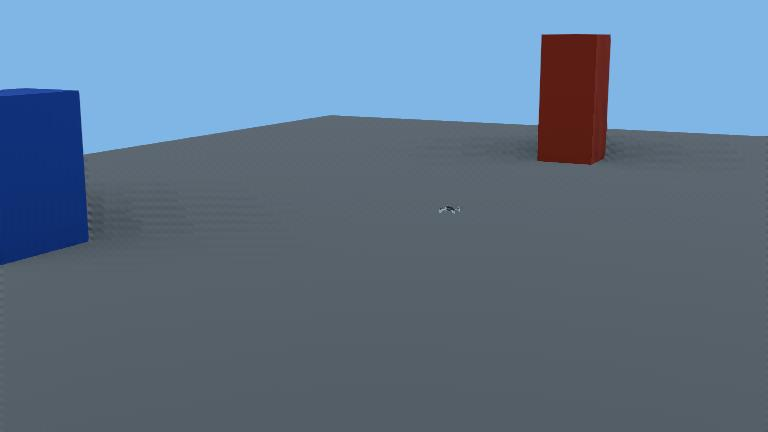
#> input picture VIO_Crazyfile/worlds/.vio_test.jpg, 768 x 432 px; its folder holds only this picture in this run
$ python -i CCN1.py   (imports and definitions only)
#> lines starting #> are read from the running program, lines starting #| are printed output that depends on the picture; after the words box and inside, x2 and y2 are one past the last pixel; in counts of white or black regions, pixels touching at a corner belong together
#> further down, picture is the input picture: shape (432, 768, 3); mean B, G, R 138, 116.4, 95.5
### MyThesis/crazyquad/controllers/CCN1/pid_controller.py
# -*- coding: utf-8 -*-
#
#  ...........       ____  _ __
#  |  ,-^-,  |      / __ )(_) /_______________ _____  ___
#  | (  O  ) |     / __  / / __/ ___/ ___/ __ `/_  / / _ \
#  | / ,..´  |    / /_/ / / /_/ /__/ /  / /_/ / / /_/  __/
#     +.......   /_____/_/\__/\___/_/   \__,_/ /___/\___/
#
#  MIT Licence
#
#  Copyright (C) 2023 Bitcraze AB
#

"""
file: pid_controller.py

A simple PID controller for the Crazyflie
ported from pid_controller.c in the c-based controller of the Crazyflie
in Webots
"""

import numpy as np


class pid_velocity_fixed_height_controller():
    def __init__(self):
        self.past_vx_error = 0.0
        self.past_vy_error = 0.0
        self.past_alt_error = 0.0
        self.past_pitch_error = 0.0
        self.past_roll_error = 0.0
        self.altitude_integrator = 0.0
        self.last_time = 0.0

    # [49 lines left out: function pid, not called in this run]

### MyThesis/crazyquad/controllers/CCN1/CCN1.py
# -*- coding: utf-8 -*-

from controller import Robot
from pid_controller import pid_velocity_fixed_height_controller

from math import cos, sin, sqrt, atan2, isfinite
import csv
import os
import re
import socket

import numpy as np
import cv2


# ============================================================
# FOUR CRAZYFLIE - ROBUST OBSTACLE COURSE
# ============================================================
#
# Coordinate system:
#   +X = forward
#   +Y = left
#   +Z = up
#
# Initial formation:
#   D1 = (0,0)
#   D2 = (0,1)
#   D3 = (1,0)
#   D4 = (1,1)
#
# Order:
#   D3 -> D4 -> D1 -> D2
#
# Mission:
#   1) all drones take off to 1 m
#   2) front row (D3,D4) moves first
#   3) each drone follows a safe slalom around the two columns
#   4) each drone enters Y=0.45
#   5) each drone passes through the gap between the two walls
#   6) each drone reaches its final square position
#   7) all drones land at the common landing time
#
# IMPORTANT DESIGN CHANGE:
#
# Camera + OpenCV are ACTIVE for obstacle detection and timing,
# but are NOT allowed to inject large lateral commands into the
# flight controller.
#
# Range Finder = close-range collision safety.
# GPS         = route tracking.
# IMU/Gyro   = attitude.
# PID         = low-level control.
#
# This avoids the previous failure in which the camera generated
# false/unstable obstacle directions and D3 was driven away from
# its safe planned path.
# ============================================================


# ============================================================
# BASIC SETTINGS
# ============================================================

TIME_STEP = 32

FLYING_ALTITUDE = 1.0
LAND_HEIGHT = 0.05

# Faster than previous versions, but not aggressive.
MAX_HORIZONTAL_SPEED = 0.40

KP_POS = 1.15
KP_YAW = 1.0

SETTLE_TIME = 1.0

ALTITUDE_THRESHOLD = 0.75


# ============================================================
# SEQUENCE
# ============================================================
#
# Because +X is forward, D3/D4 are physically in front.
#
# Event-driven sequence:
#
#   D3 -> FINAL -> D4
#   D4 -> FINAL -> D1
#   D1 -> FINAL -> D2
#   D2 -> FINAL -> all drones LAND
#
# UDP localhost is used only for synchronization between the
# four separate Python controller processes. No Webots
# Emitter/Receiver devices are required.
# ============================================================

START_ORDER = [3, 4, 1, 2]

PREVIOUS_DRONE = {
    3: None,
    4: 3,
    1: 4,
    2: 1,
}

UDP_BASE_PORT = 43100

UDP_HOST = "127.0.0.1"

FINAL_RESEND_PERIOD = 0.40

ALL_FINAL_STABLE_TIME = 0.60

# LAND is deliberately RELAYED for several seconds.
# The previous version sent LAND once and D3 immediately
# stopped broadcasting, so a drone could miss that one UDP
# packet and remain oscillating in FINAL_HOLD forever.
LAND_RELAY_PERIOD = 0.20
LAND_RELAY_DURATION = 4.0

# Small outer-loop position hold at the final formation point.
# This reduces GPS/velocity-induced oscillation while waiting
# for the synchronized landing command.
FINAL_HOLD_KP = 0.75
FINAL_HOLD_MAX_SPEED = 0.06

# Final-point quality gate. A drone must actually settle near its
# assigned landing point before advertising FINAL to the others.
FINAL_POSITION_TOLERANCE = 0.045
FINAL_SPEED_TOLERANCE = 0.08
FINAL_STABLE_TIME = 0.80

# During descent, keep a very small horizontal position-hold command
# so the drone does not drift away from the assigned landing cell.
LAND_HOLD_KP = 0.70
LAND_HOLD_MAX_SPEED = 0.045
LAND_NEAR_GROUND_SPEED = 0.020
LAND_TOUCHDOWN_Z = 0.075
LAND_TOUCHDOWN_HOLD_TIME = 0.25
LAND_XY_TOLERANCE = 0.075
LAND_HORIZONTAL_SPEED_TOLERANCE = 0.07


# ============================================================
# INITIAL POSITIONS
# ============================================================

START_POSITIONS = {
    1: (0.0, 0.0),
    2: (0.0, 1.0),
    3: (1.0, 0.0),
    4: (1.0, 1.0),
}


# ============================================================
# FINAL FORMATION
# ============================================================

FINAL_SHIFT_X = 6.0


# ============================================================
# OBSTACLES
# ============================================================

COLUMN_1_X = 2.0
COLUMN_2_X = 3.0
COLUMN_Y = 0.5
COLUMN_RADIUS = 0.05

WALL_X = 5.0
WALL_1_Y = 0.2
WALL_2_Y = 0.7

WALL_CENTER_Y = 0.45

WALL_ENTRY_X = 4.20
WALL_EXIT_X = 5.80


# ============================================================
# SLALOM CLEARANCE
# ============================================================

# Lower and upper passage lines.
#
# The free path is deliberately away from the 0.1 m diameter
# columns.

LOW_Y = 0.15
HIGH_Y = 0.85


# ============================================================
# RANGE FINDER
# ============================================================

MAX_RANGE = 2.0

FRONT_STOP_DISTANCE = 0.20
FRONT_SLOW_DISTANCE = 0.50

SIDE_CRITICAL_DISTANCE = 0.12


# ============================================================
# CAMERA
# ============================================================

CAMERA_NAME = "camera"

CAMERA_PERIOD = 64

VISION_PERIOD = 0.12

VISION_CONFIRM_FRAMES = 2


# ============================================================
# BLUE VISION
# ============================================================
#
# Obstacles in the supplied scene are blue.
#
# Vision is used for:
#   - detecting a blue obstacle
#   - timestamping first visual detection
#   - logging
#
# Vision is NOT used to create a large lateral command.
#

BLUE_LOW = np.array(
    [90, 55, 40],
    dtype=np.uint8
)

BLUE_HIGH = np.array(
    [135, 255, 255],
    dtype=np.uint8
)

MIN_CONTOUR_AREA = 70


# ============================================================
# ROBOT
# ============================================================

# [1 line that did not run here, left out]

# [1 line that did not run here, left out]

# [1 line that did not run here, left out]

# [4 lines that did not run here, left out]

# [5 lines that did not run here, left out]


# [5 lines not run here, left out]


# [3 lines that did not run here, left out]


# [5 lines that did not run here, left out]

# [1 line that did not run here, left out]


# [7 lines not run here, left out]
# [1 line that did not run here, left out]
# [8 lines not run here, left out]


# ============================================================
# UDP EVENT SYNCHRONIZATION
# ============================================================

# [1 line that did not run here, left out]

# [4 lines that did not run here, left out]

# [11 lines not run here, left out]

received_final = set()
received_land = False

last_final_broadcast = -1.0
last_land_broadcast = -1.0
all_final_seen_since = None

# Time at which LAND was first received/generated locally.
# It is used to relay LAND so late/missed UDP packets are recovered.
land_event_time = None
last_land_relay = -1.0


# [77 lines left out: functions broadcast_event, poll_events, not called in this run]


# [4 lines not run here, left out]


# ============================================================
# MOTORS
# ============================================================

# [1 line that did not run here, left out]
# [1 line that did not run here, left out]
# [1 line that did not run here, left out]
# [1 line that did not run here, left out]


# [16 lines not run here, left out]


# ============================================================
# IMU / GPS / GYRO
# ============================================================

# [3 lines that did not run here, left out]

# [3 lines that did not run here, left out]

# [3 lines that did not run here, left out]


# [18 lines not run here, left out]


# ============================================================
# RANGE FINDERS
# ============================================================

# [3 lines that did not run here, left out]

# [3 lines that did not run here, left out]

# [3 lines that did not run here, left out]

# [3 lines that did not run here, left out]


# [33 lines not run here, left out]


# ============================================================
# CAMERA
# ============================================================

# [3 lines that did not run here, left out]


# [12 lines not run here, left out]


# [1 line that did not run here, left out]
# [1 line that did not run here, left out]


# [6 lines not run here, left out]


# ============================================================
# PID
# ============================================================

PID = (
    pid_velocity_fixed_height_controller()
)


# [121 lines left out: functions reset_pid, finite_value, get_range, get_image, not called in this run]


# ============================================================
# BLUE OBSTACLE DETECTOR
# ============================================================

def detect_blue_obstacle(
    image
):

    if image is None:

        return (
            False,
            0.0,
            0.0,
            0.0,
            0.0,
            None
        )


    h, w = image.shape[:2]
#> h = 432; w = 768


    # The lower-middle part of the forward image is
    # more useful for obstacle detection than the extreme
    # top/bottom edges.

    y1 = int(
        0.10 * h
    )
#> y1 = 43

    y2 = int(
        0.82 * h
    )
#> y2 = 354

    x1 = int(
        0.08 * w
    )
#> x1 = 61

    x2 = int(
        0.92 * w
    )
#> x2 = 706


    roi = image[
        y1:y2,
        x1:x2
    ]
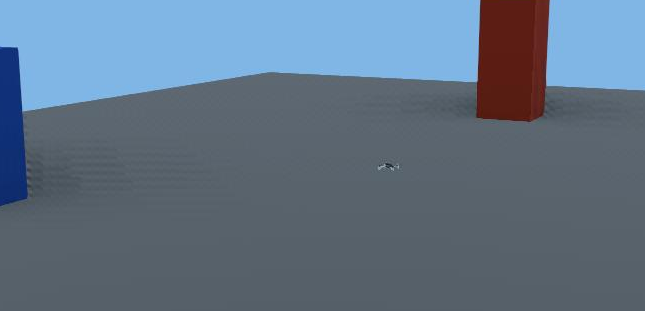
#> roi: shape (311, 645, 3); mean B, G, R 133.8, 115, 96.8


    hsv = cv2.cvtColor(
        roi,
        cv2.COLOR_BGR2HSV
    )
#> hsv: shape (311, 645, 3); mean H, S, V 100.6, 71, 136.6


    mask = cv2.inRange(
        hsv,
        BLUE_LOW,
        BLUE_HIGH
    )
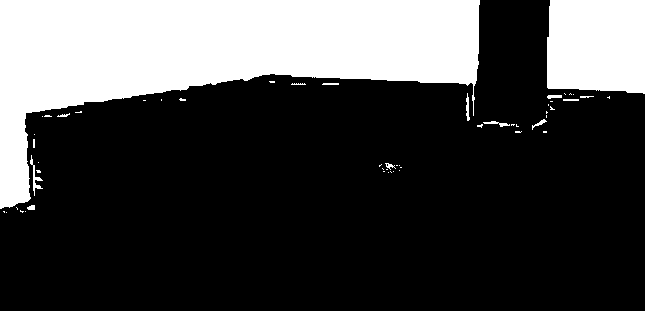
#> mask: shape (311, 645); 27.3% white; 55 white regions (41 under 20 px), largest, box (x1, y1, x2, y2) and area: (0, 0, 480, 209) 45192, (547, 0, 645, 94) 8793, (30, 155, 43, 196) 126


    kernel = np.ones(
        (5, 5),
        np.uint8
    )


    mask = cv2.morphologyEx(
        mask,
        cv2.MORPH_OPEN,
        kernel
    )
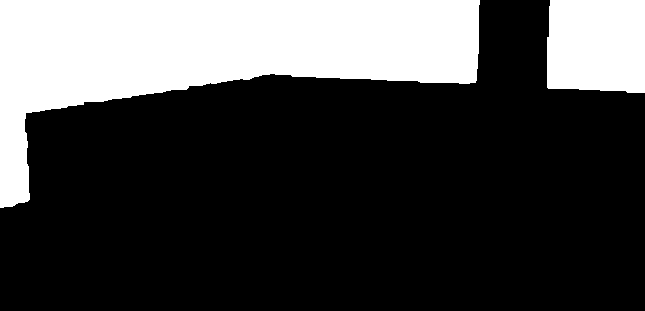
#> mask: shape (311, 645); 26.9% white; 2 white regions, box (x1, y1, x2, y2) and area: (0, 0, 480, 208) 45110, (547, 0, 645, 93) 8789


    mask = cv2.morphologyEx(
        mask,
        cv2.MORPH_CLOSE,
        kernel
    )
#> mask: shape (311, 645); 26.9% white; 2 white regions


    contours, _ = cv2.findContours(
        mask,
        cv2.RETR_EXTERNAL,
        cv2.CHAIN_APPROX_SIMPLE
    )
#> contours = 2 contours; box (x1, y1, x2, y2) and area: (0, 0, 480, 208) 44445, (547, 0, 645, 93) 8602


    best = None
    best_area = 0.0


    left_score = (
        np.mean(
            mask[
                :,
                :int(mask.shape[1] * 0.33)
            ]
            >
            0
        )
    )
#> left_score = 0.362


    center_score = (
        np.mean(
            mask[
                :,
                int(mask.shape[1] * 0.33):
                int(mask.shape[1] * 0.67)
            ]
            >
            0
        )
    )
#> center_score = 0.254


    right_score = (
        np.mean(
            mask[
                :,
                int(mask.shape[1] * 0.67):
            ]
            >
            0
        )
    )
#> right_score = 0.191


    for contour in contours:

        area = cv2.contourArea(
            contour
        )


        if area < MIN_CONTOUR_AREA:

            continue


        x, y, cw, ch = (
            cv2.boundingRect(
                contour
            )
        )


        height_ratio = (
            ch
            /
            mask.shape[0]
        )


        width_ratio = (
            cw
            /
            mask.shape[1]
        )


        # Reject tiny blue artifacts.

        if (
            height_ratio < 0.08
            and
            width_ratio < 0.04
        ):

            continue


        if area > best_area:

            best_area = area

            best = (
                x,
                y,
                cw,
                ch
            )
#> this loop made 2 passes
#> (area, x, y, cw, ch, height_ratio, width_ratio, best_area) on passes 1 to 2: (8602.5, 547, 0, 98, 93, 0.299, 0.152, 8602.5), (44445, 0, 0, 480, 208, 0.669, 0.744, 44445)
#> after the loop, best_area = 44445


    detected = (
        best is not None
        and
        (
            center_score > 0.025
            or
            best_area > 150
        )
    )
#> detected = True


    center_x = None


    if best is not None:

        x, y, cw, ch = best

        center_x = (
            x
            +
            cw / 2.0
        )
#> center_x = 240


    return (
        detected,
        left_score,
        center_score,
        right_score,
        best_area,
        center_x
    )


# ============================================================
# VISION FILTER STATE
# ============================================================

vision_hits = 0
vision_misses = 0

vision_active = False

vision_left = 0.0
vision_center = 0.0
vision_right = 0.0

vision_area = 0.0
vision_center_x = None

last_vision_time = -100.0


# [78 lines left out: function update_vision, not called in this run]


# ============================================================
# BUILD THE ACTUAL SAFE SLALOM PATH
# ============================================================
#
# IMPORTANT:
#
# D1 and D3 start at y=0:
#
#   below C1
#       -> through longitudinal gap
#       -> above C2
#
# D2 and D4 start at y=1:
#
#   above C1
#       -> through longitudinal gap
#       -> below C2
#
# This exactly reflects the supplied obstacle coordinates:
#
#   C1=(2,0.5)
#   C2=(3,0.5)
#
# ============================================================


# [65 lines that did not run here, left out]


# [13 lines not run here, left out]


# ============================================================
# STATES
# ============================================================

STATE_TAKEOFF = 0
STATE_WAIT_START = 1
STATE_MOVE = 2
STATE_FINAL_HOLD = 3
STATE_LAND = 4
STATE_DONE = 5

state = STATE_TAKEOFF


# ============================================================
# MISSION TIMING
# ============================================================

takeoff_time = None

mission_start_time = None

first_visual_obstacle_time = None

first_range_obstacle_time = None

column1_clear_time = None

column2_clear_time = None

wall_entry_time = None

wall_exit_time = None

final_time = None

landing_start_time = None

landing_complete_time = None


# ============================================================
# CSV
# ============================================================

controller_dir = os.path.dirname(
    os.path.abspath(__file__)
)


# [4 lines that did not run here, left out]


# [221 lines left out: function save_results, not called in this run]


# ============================================================
# SENSOR WARM-UP
# ============================================================

# [5 lines not run here, left out]


# [1 line that did not run here, left out]


# [4 lines that did not run here, left out]


# [4 lines that did not run here, left out]


# [1 line that did not run here, left out]


# [4 lines not run here, left out]


# ============================================================
# MAIN LOOP
# ============================================================

takeoff_time = None

waypoint_index = 0

settle_time_start = None
final_stable_since = None
touchdown_stable_since = None


# [1540 lines not run here, left out]

>>> import cv2
>>> picture = cv2.imread('../../../../VIO_Crazyfile/worlds/.vio_test.jpg')
>>> result = detect_blue_obstacle(picture)
#> result = (True, 0.362, 0.254, 0.191, 44445, 240)
